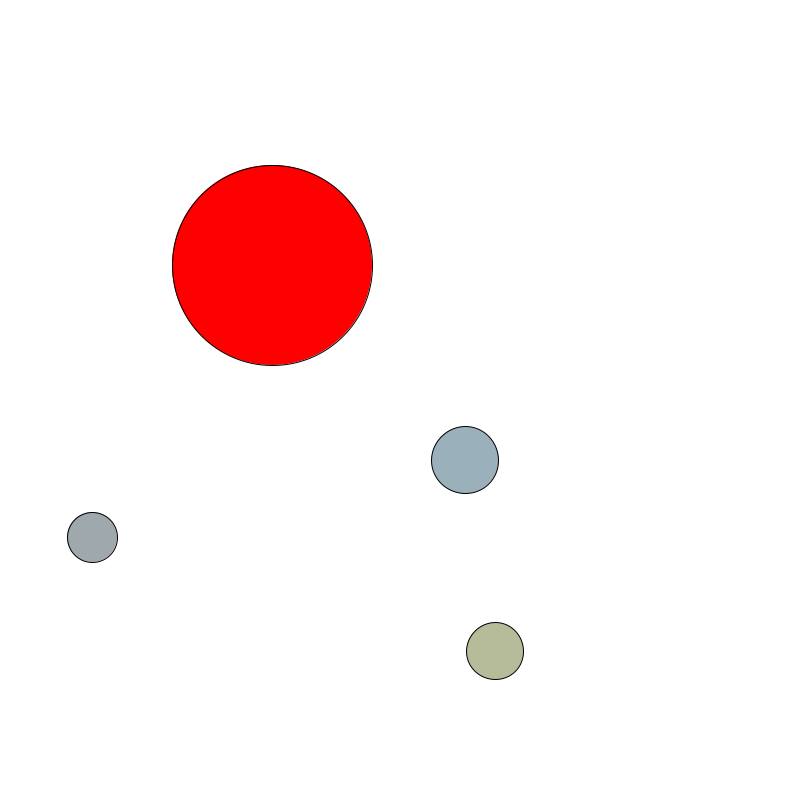
Frame 1 (no input)
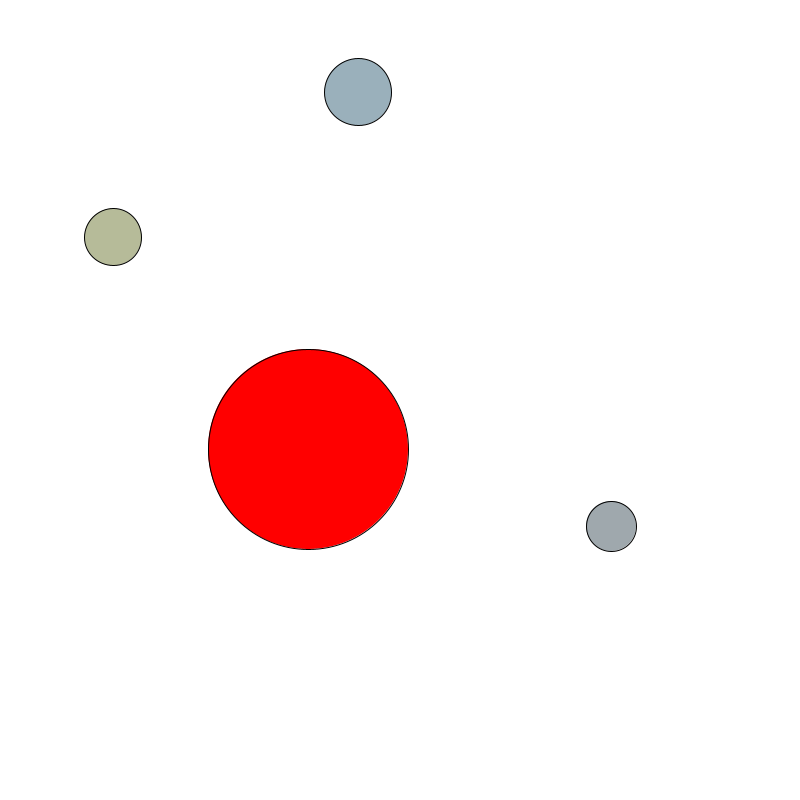
Frame 60 (the mouse pressed at the canvas centre just before this capture)
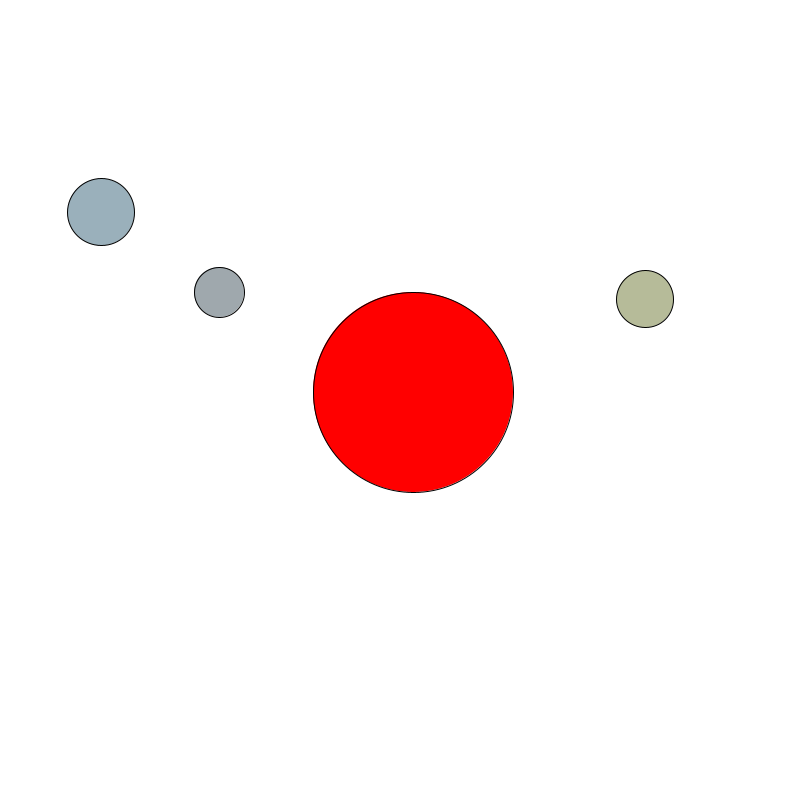
Frame 120 (the mouse held since frame 60 and released just before this capture)

The Processing sketch that drew these frames (run headless with seeded random() and noise(); from frame 60 on, the mouse is pressed at the canvas centre):

// Processing sketch: challenge_5
// ── challenge_5.pde
// Jerome Martinez
// Challenge 5: Algorithms

// create a list of scenes
int NUM_SCENES = 15;
Scene[] SCENES_LIST = new Scene[NUM_SCENES]; 

// create a list of characters
int NUM_ACTORS = 4;
Actor[] ACTOR_LIST = new Actor[NUM_ACTORS];

int SCENE_COUNTER = 0;


void setup() {
  size(800, 800);
  
  // initalize the SCENE_LIST array
  for (int s = 0; s < NUM_SCENES; s++) {
    // create a white background for the title scene
    if (s == 0) {
      SCENES_LIST[s] = new Scene(color(255)); 
    }
    // create a black background for the finishing scene
    else if (s == NUM_SCENES-1) {
      SCENES_LIST[s] = new Scene(color(0)); 
    }
    // create a new scene for the rest
    else {
      SCENES_LIST[s] = new Scene();
    }
  }
  
  // initalize the ACTOR_LIST array
  for (int a = 0; a < NUM_ACTORS; a++)  {
    if (a == 0) {
      ACTOR_LIST[a] = new Actor(color(255, 0, 0), 200);
    } else {
      ACTOR_LIST[a] = new Actor(); 
    }
  }
}

void draw() {
  // get the current scene
  Scene currentScene = SCENES_LIST[SCENE_COUNTER];
  // display the current scene
  currentScene.displayScene();
  
  // display all the actors
  for (int a = 0; a < NUM_ACTORS; a++) {
    Actor thisActor = ACTOR_LIST[a];
    thisActor.displayActor();
  }
}

// increase the SCENE_COUNTER by pressing the space bar
void keyPressed() {
  if (key == ' ') {
    SCENE_COUNTER++;
    if (SCENE_COUNTER > NUM_SCENES-1) {
      exit(); 
    }
  }
}

// this class represents on section of the story
class Scene {
  color backgroundColor;
  
  Scene () {
    int randomR = int(random(100, 150));
    int randomG = int(random(100, 150));
    int randomB = int(random(100, 150));
    this.backgroundColor = color(randomR, randomG, randomB);
  }

  Scene (color bgColor) {
    this.backgroundColor = bgColor;
  }
  
  void displayScene() {
     background(this.backgroundColor);
  }
}

class Actor {
  color fillColor;
  int actorSize;
  
  Actor () {
    int randomR = int(random(150, 200));
    int randomG = int(random(150, 200));
    int randomB = int(random(150, 200));
    this.fillColor = color(randomR, randomG, randomB);
    this.actorSize = int(random(50, 70));
  }
  
  Actor(color fColor, int aSize) {
    this.fillColor = fColor;
    this.actorSize = aSize;
  }
  
  void displayActor() {
    fill(this.fillColor);
    int randomX = int(random(this.actorSize, width-this.actorSize));
    int randomY = int(random(this.actorSize, height-this.actorSize));
    ellipse(randomX, randomY, this.actorSize, this.actorSize);
  }
  
}
